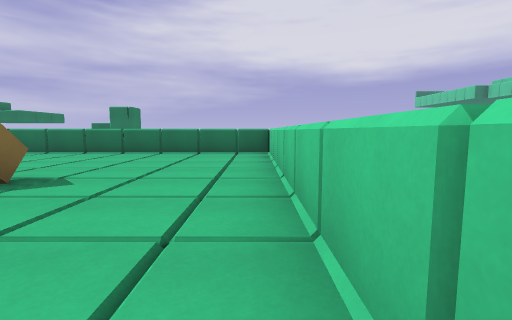
[1] (above)

20 first-person views from a walk through a 3-D level made in the Godot game engine. The camera is 1.2 m above the floor, tilts 6° down and sees 85° across. The floor is counted in squares, 2 m on a side. Each view is taken from the middle of a square. On the plan, view 1 faces up. The plan holds only what a view shows up to about 9 squares ahead; the rest is blank. The place goes on beyond the plan. Characters and animated objects are left out. Surface patterns are stand-ins for the level's own textures.

[2]
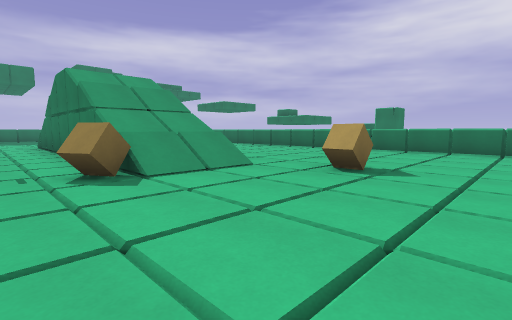

[3]
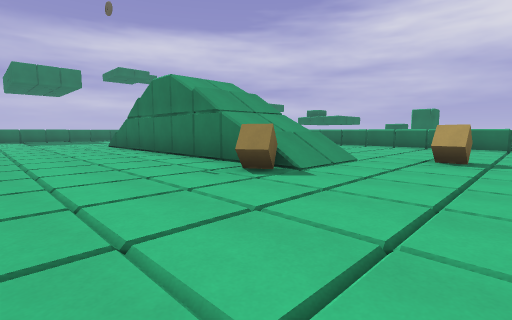

[4]
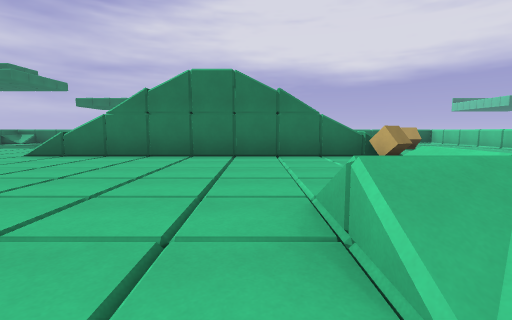

[5]
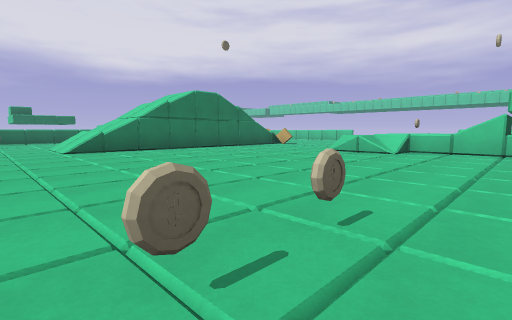

[6]
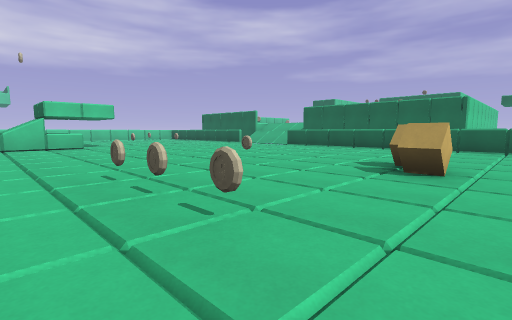

[7]
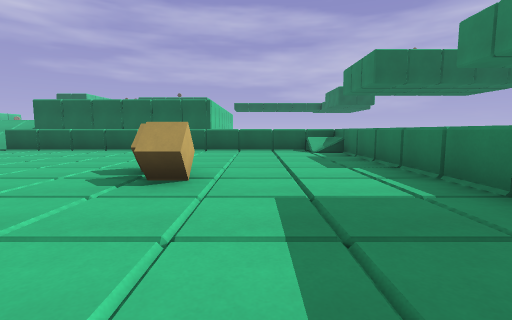

[8]
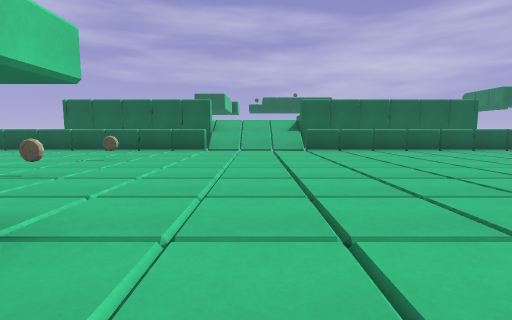

[9]
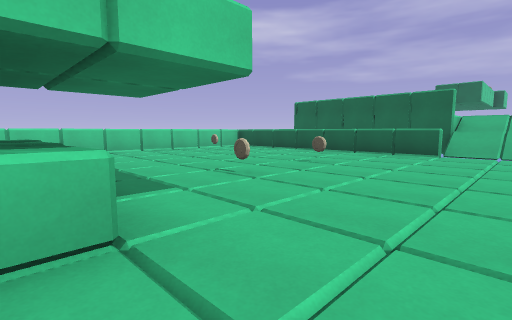

[10]
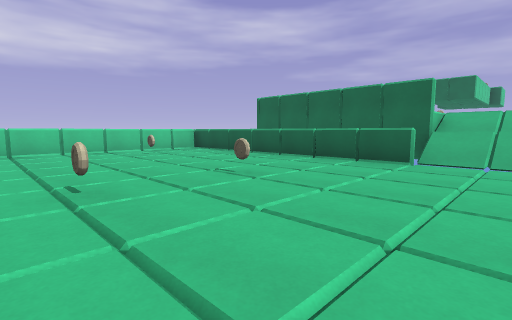

[11]
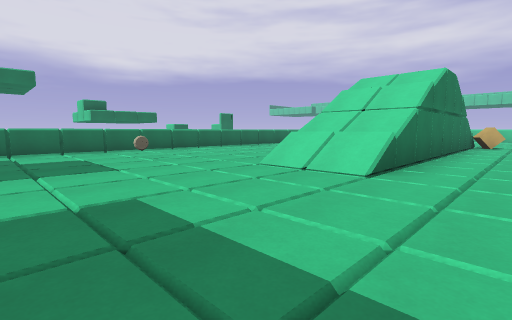

[12]
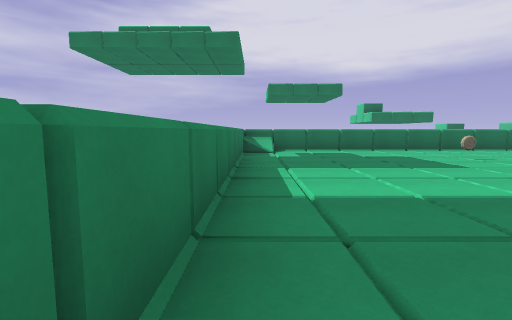

[13]
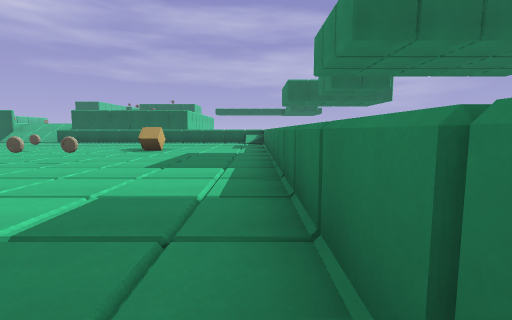

[14]
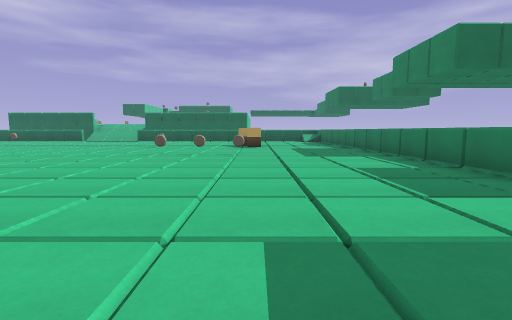

[15]
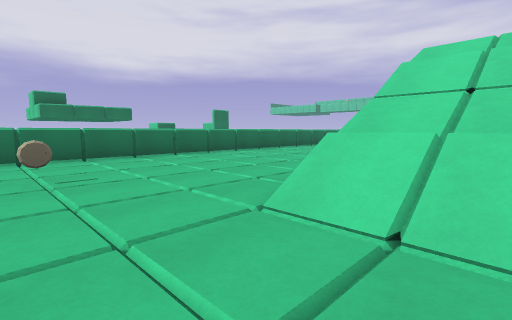

[16]
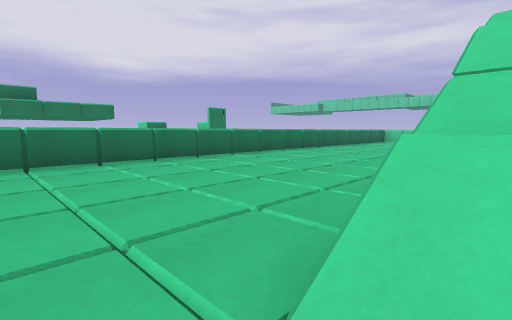

[17]
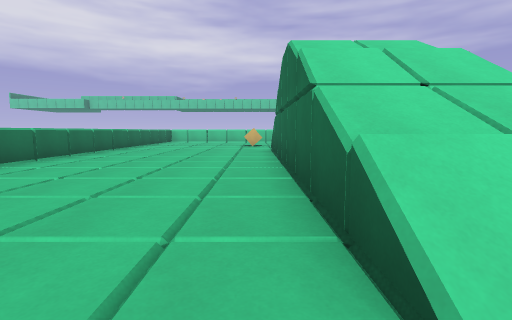

[18]
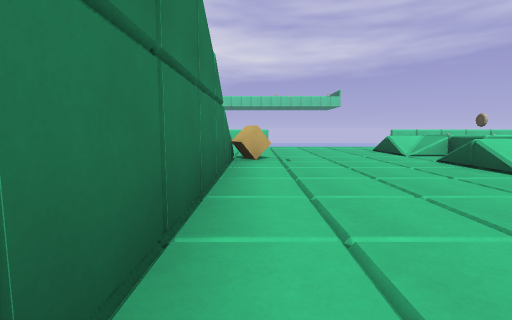

[19]
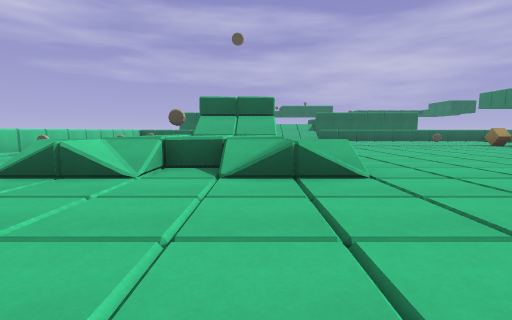

[20]
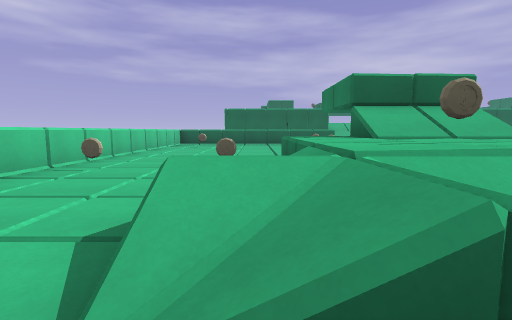

### Floor plan
Key: @ floor where view 1 was taken; # wall or solid block; . main floor; : floor 0.5 m higher than the main floor; + floor 1 m higher than the main floor; * floor 4 m higher than the main floor; / step, stairs or slope; = window, fence, low wall or low ledge; v drop or lower ground; B block; C coin; O other object.
Columns run from 20 left of view 1 to 1 right of it. Each row starts with its distance up from view 1.
  8   #############   ###
  7  =...................#
  6 #....................#
  5 #....C...............#
  4 #....................#
  3 #................B...#
  2 #....../###*###/.....#
  1 #....../##/*////.....#
  0 #..............B....@#
 -1 #...................
 -2 #..................
 -3 #..................
 -4 #............==.==.
 -5 #............=+C#:..
 -6 #.............=++....
 -7 #...CCC.......## C.C.#
 -8 #.............=#=  ..#
 -9 #................  ..#
-10 #...B..O.............#
-11 #...B..........C.....#
-12 #....................#
-13 #..............C...O.#
-14 #....................#
-15  =..................
-16   ###################
-17     v#           ##

Positions as (right, up) in squares from view 1, and headings:
1: (0, 0), facing up
2: (-1, -1), facing up-left
3: (-2, -3), facing up-left
4: (-8, -6), facing up
5: (-15, -8), facing up-right
6: (-17, -6), facing down-right
7: (-17, -7), facing down
8: (-8, -7), facing down
9: (-8, -8), facing down-right
10: (-8, -10), facing down-right
11: (-17, -1), facing up-right
12: (-19, -1), facing up
13: (-19, -2), facing down
14: (-16, 0), facing down
15: (-15, 1), facing up-right
16: (-14, 2), facing up-right
17: (-14, 3), facing right
18: (-11, 0), facing right
19: (-6, 0), facing down
20: (-3, -3), facing down
